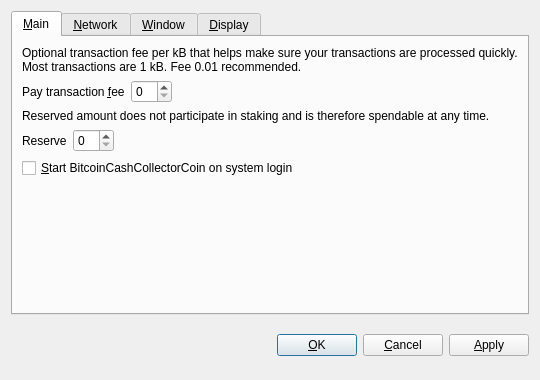
<?xml version="1.0" encoding="UTF-8"?>
<ui version="4.0">
 <class>OptionsDialog</class>
 <widget class="QDialog" name="OptionsDialog">
  <property name="geometry">
   <rect>
    <x>0</x>
    <y>0</y>
    <width>540</width>
    <height>380</height>
   </rect>
  </property>
  <property name="windowTitle">
   <string>Options</string>
  </property>
  <property name="modal">
   <bool>true</bool>
  </property>
  <layout class="QVBoxLayout" name="verticalLayout">
   <item>
    <widget class="QTabWidget" name="tabWidget">
     <property name="tabPosition">
      <enum>QTabWidget::North</enum>
     </property>
     <property name="currentIndex">
      <number>0</number>
     </property>
     <widget class="QWidget" name="tabMain">
      <attribute name="title">
       <string>&amp;Main</string>
      </attribute>
      <layout class="QVBoxLayout" name="verticalLayout_Main">
       <item>
        <widget class="QLabel" name="transactionFeeInfoLabel">
         <property name="text">
          <string>Optional transaction fee per kB that helps make sure your transactions are processed quickly. Most transactions are 1 kB. Fee 0.01 recommended.</string>
         </property>
         <property name="textFormat">
          <enum>Qt::PlainText</enum>
         </property>
         <property name="wordWrap">
          <bool>true</bool>
         </property>
        </widget>
       </item>
       <item>
        <layout class="QHBoxLayout" name="horizontalLayoutFee">
         <item>
          <widget class="QLabel" name="transactionFeeLabel">
           <property name="text">
            <string>Pay transaction &amp;fee</string>
           </property>
           <property name="textFormat">
            <enum>Qt::PlainText</enum>
           </property>
           <property name="buddy">
            <cstring>transactionFee</cstring>
           </property>
          </widget>
         </item>
         <item>
          <widget class="BitcoinAmountField" name="transactionFee"/>
         </item>
         <item>
          <spacer name="horizontalSpacerFee">
           <property name="orientation">
            <enum>Qt::Horizontal</enum>
           </property>
           <property name="sizeHint" stdset="0">
            <size>
             <width>40</width>
             <height>20</height>
            </size>
           </property>
          </spacer>
         </item>
        </layout>
       </item>
       <item>
        <widget class="QLabel" name="reserveBalanceInfoLabel">
         <property name="text">
          <string>Reserved amount does not participate in staking and is therefore spendable at any time.</string>
         </property>
         <property name="textFormat">
          <enum>Qt::PlainText</enum>
         </property>
         <property name="wordWrap">
          <bool>true</bool>
         </property>
        </widget>
       </item>
       <item>
        <layout class="QHBoxLayout" name="horizontalLayoutReserveBalance">
         <item>
          <widget class="QLabel" name="reserveBalanceLabel">
           <property name="text">
            <string>Reserve</string>
           </property>
           <property name="textFormat">
            <enum>Qt::PlainText</enum>
           </property>
           <property name="buddy">
            <cstring>reserveBalance</cstring>
           </property>
          </widget>
         </item>
         <item>
          <widget class="BitcoinAmountField" name="reserveBalance"/>
         </item>
         <item>
          <spacer name="horizontalSpacerReserveBalance">
           <property name="orientation">
            <enum>Qt::Horizontal</enum>
           </property>
           <property name="sizeHint" stdset="0">
            <size>
             <width>40</width>
             <height>20</height>
            </size>
           </property>
          </spacer>
         </item>
        </layout>
       </item>
       <item>
        <widget class="QCheckBox" name="bitcoinAtStartup">
         <property name="toolTip">
          <string>Automatically start BitcoinCashCollectorCoin after logging in to the system.</string>
         </property>
         <property name="text">
          <string>&amp;Start BitcoinCashCollectorCoin on system login</string>
         </property>
        </widget>
       </item>
       <item>
        <spacer name="verticalSpacer_Main">
         <property name="orientation">
          <enum>Qt::Vertical</enum>
         </property>
         <property name="sizeHint" stdset="0">
          <size>
           <width>20</width>
           <height>40</height>
          </size>
         </property>
        </spacer>
       </item>
      </layout>
     </widget>
     <widget class="QWidget" name="tabNetwork">
      <attribute name="title">
       <string>&amp;Network</string>
      </attribute>
      <layout class="QVBoxLayout" name="verticalLayout_Network">
       <item>
        <widget class="QCheckBox" name="mapPortUpnp">
         <property name="toolTip">
          <string>Automatically open the BitcoinCashCollectorCoin client port on the router. This only works when your router supports UPnP and it is enabled.</string>
         </property>
         <property name="text">
          <string>Map port using &amp;UPnP</string>
         </property>
        </widget>
       </item>
       <item>
        <widget class="QCheckBox" name="connectSocks">
         <property name="toolTip">
          <string>Connect to the BitcoinCashCollectorCoin network through a SOCKS proxy (e.g. when connecting through Tor).</string>
         </property>
         <property name="text">
          <string>&amp;Connect through SOCKS proxy:</string>
         </property>
        </widget>
       </item>
       <item>
        <layout class="QHBoxLayout" name="horizontalLayout_Network">
         <item>
          <widget class="QLabel" name="proxyIpLabel">
           <property name="text">
            <string>Proxy &amp;IP:</string>
           </property>
           <property name="textFormat">
            <enum>Qt::PlainText</enum>
           </property>
           <property name="buddy">
            <cstring>proxyIp</cstring>
           </property>
          </widget>
         </item>
         <item>
          <widget class="QValidatedLineEdit" name="proxyIp">
           <property name="maximumSize">
            <size>
             <width>140</width>
             <height>16777215</height>
            </size>
           </property>
           <property name="toolTip">
            <string>IP address of the proxy (e.g. 127.0.0.1)</string>
           </property>
          </widget>
         </item>
         <item>
          <widget class="QLabel" name="proxyPortLabel">
           <property name="text">
            <string>&amp;Port:</string>
           </property>
           <property name="textFormat">
            <enum>Qt::PlainText</enum>
           </property>
           <property name="buddy">
            <cstring>proxyPort</cstring>
           </property>
          </widget>
         </item>
         <item>
          <widget class="QLineEdit" name="proxyPort">
           <property name="maximumSize">
            <size>
             <width>55</width>
             <height>16777215</height>
            </size>
           </property>
           <property name="toolTip">
            <string>Port of the proxy (e.g. 9050)</string>
           </property>
          </widget>
         </item>
         <item>
          <widget class="QLabel" name="socksVersionLabel">
           <property name="text">
            <string>SOCKS &amp;Version:</string>
           </property>
           <property name="textFormat">
            <enum>Qt::PlainText</enum>
           </property>
           <property name="buddy">
            <cstring>socksVersion</cstring>
           </property>
          </widget>
         </item>
         <item>
          <widget class="QValueComboBox" name="socksVersion">
           <property name="toolTip">
            <string>SOCKS version of the proxy (e.g. 5)</string>
           </property>
          </widget>
         </item>
         <item>
          <spacer name="horizontalSpacer_Network">
           <property name="orientation">
            <enum>Qt::Horizontal</enum>
           </property>
           <property name="sizeHint" stdset="0">
            <size>
             <width>40</width>
             <height>20</height>
            </size>
           </property>
          </spacer>
         </item>
        </layout>
       </item>
       <item>
        <spacer name="verticalSpacer_Network">
         <property name="orientation">
          <enum>Qt::Vertical</enum>
         </property>
         <property name="sizeHint" stdset="0">
          <size>
           <width>20</width>
           <height>40</height>
          </size>
         </property>
        </spacer>
       </item>
      </layout>
     </widget>
     <widget class="QWidget" name="tabWindow">
      <attribute name="title">
       <string>&amp;Window</string>
      </attribute>
      <layout class="QVBoxLayout" name="verticalLayout_Window">
       <item>
        <widget class="QCheckBox" name="minimizeToTray">
         <property name="toolTip">
          <string>Show only a tray icon after minimizing the window.</string>
         </property>
         <property name="text">
          <string>&amp;Minimize to the tray instead of the taskbar</string>
         </property>
        </widget>
       </item>
       <item>
        <widget class="QCheckBox" name="minimizeOnClose">
         <property name="toolTip">
          <string>Minimize instead of exit the application when the window is closed. When this option is enabled, the application will be closed only after selecting Quit in the menu.</string>
         </property>
         <property name="text">
          <string>M&amp;inimize on close</string>
         </property>
        </widget>
       </item>
       <item>
        <spacer name="verticalSpacer_Window">
         <property name="orientation">
          <enum>Qt::Vertical</enum>
         </property>
         <property name="sizeHint" stdset="0">
          <size>
           <width>20</width>
           <height>40</height>
          </size>
         </property>
        </spacer>
       </item>
      </layout>
     </widget>
     <widget class="QWidget" name="tabDisplay">
      <attribute name="title">
       <string>&amp;Display</string>
      </attribute>
      <layout class="QVBoxLayout" name="verticalLayout_Display">
       <item>
        <layout class="QHBoxLayout" name="horizontalLayout_1_Display">
         <item>
          <widget class="QLabel" name="langLabel">
           <property name="text">
            <string>User Interface &amp;language:</string>
           </property>
           <property name="textFormat">
            <enum>Qt::PlainText</enum>
           </property>
           <property name="buddy">
            <cstring>lang</cstring>
           </property>
          </widget>
         </item>
         <item>
          <widget class="QValueComboBox" name="lang">
           <property name="toolTip">
            <string>The user interface language can be set here. This setting will take effect after restarting BitcoinCashCollectorCoin.</string>
           </property>
          </widget>
         </item>
        </layout>
       </item>
       <item>
        <layout class="QHBoxLayout" name="horizontalLayout_2_Display">
         <item>
          <widget class="QLabel" name="unitLabel">
           <property name="text">
            <string>&amp;Unit to show amounts in:</string>
           </property>
           <property name="textFormat">
            <enum>Qt::PlainText</enum>
           </property>
           <property name="buddy">
            <cstring>unit</cstring>
           </property>
          </widget>
         </item>
         <item>
          <widget class="QValueComboBox" name="unit">
           <property name="toolTip">
            <string>Choose the default subdivision unit to show in the interface and when sending coins.</string>
           </property>
          </widget>
         </item>
        </layout>
       </item>
       <item>
        <widget class="QCheckBox" name="displayAddresses">
         <property name="toolTip">
          <string>Whether to show BitcoinCashCollectorCoin addresses in the transaction list or not.</string>
         </property>
         <property name="text">
          <string>&amp;Display addresses in transaction list</string>
         </property>
        </widget>
       </item>
       <item>
        <widget class="QCheckBox" name="coinControlFeatures">
         <property name="toolTip">
          <string>Whether to show coin control features or not.</string>
         </property>
         <property name="text">
          <string>Display coin &amp;control features (experts only!)</string>
         </property>
        </widget>
       </item>
       <item>
        <spacer name="verticalSpacer_Display">
         <property name="orientation">
          <enum>Qt::Vertical</enum>
         </property>
         <property name="sizeHint" stdset="0">
          <size>
           <width>20</width>
           <height>40</height>
          </size>
         </property>
        </spacer>
       </item>
      </layout>
     </widget>
    </widget>
   </item>
   <item>
    <layout class="QHBoxLayout" name="horizontalLayout_Buttons">
     <item>
      <spacer name="horizontalSpacer_1">
       <property name="orientation">
        <enum>Qt::Horizontal</enum>
       </property>
       <property name="sizeHint" stdset="0">
        <size>
         <width>40</width>
         <height>48</height>
        </size>
       </property>
      </spacer>
     </item>
     <item>
      <widget class="QLabel" name="statusLabel">
       <property name="font">
        <font>
         <weight>75</weight>
         <bold>true</bold>
        </font>
       </property>
       <property name="text">
        <string/>
       </property>
       <property name="textFormat">
        <enum>Qt::PlainText</enum>
       </property>
       <property name="wordWrap">
        <bool>true</bool>
       </property>
      </widget>
     </item>
     <item>
      <spacer name="horizontalSpacer_2">
       <property name="orientation">
        <enum>Qt::Horizontal</enum>
       </property>
       <property name="sizeHint" stdset="0">
        <size>
         <width>40</width>
         <height>48</height>
        </size>
       </property>
      </spacer>
     </item>
     <item>
      <widget class="QPushButton" name="okButton">
       <property name="text">
        <string>&amp;OK</string>
       </property>
      </widget>
     </item>
     <item>
      <widget class="QPushButton" name="cancelButton">
       <property name="text">
        <string>&amp;Cancel</string>
       </property>
       <property name="autoDefault">
        <bool>false</bool>
       </property>
      </widget>
     </item>
     <item>
      <widget class="QPushButton" name="applyButton">
       <property name="text">
        <string>&amp;Apply</string>
       </property>
       <property name="autoDefault">
        <bool>false</bool>
       </property>
      </widget>
     </item>
    </layout>
   </item>
  </layout>
 </widget>
 <customwidgets>
  <customwidget>
   <class>BitcoinAmountField</class>
   <extends>QSpinBox</extends>
   <header>bitcoinamountfield.h</header>
  </customwidget>
  <customwidget>
   <class>QValueComboBox</class>
   <extends>QComboBox</extends>
   <header>qvaluecombobox.h</header>
  </customwidget>
  <customwidget>
   <class>QValidatedLineEdit</class>
   <extends>QLineEdit</extends>
   <header>qvalidatedlineedit.h</header>
  </customwidget>
 </customwidgets>
 <resources/>
 <connections/>
</ui>
